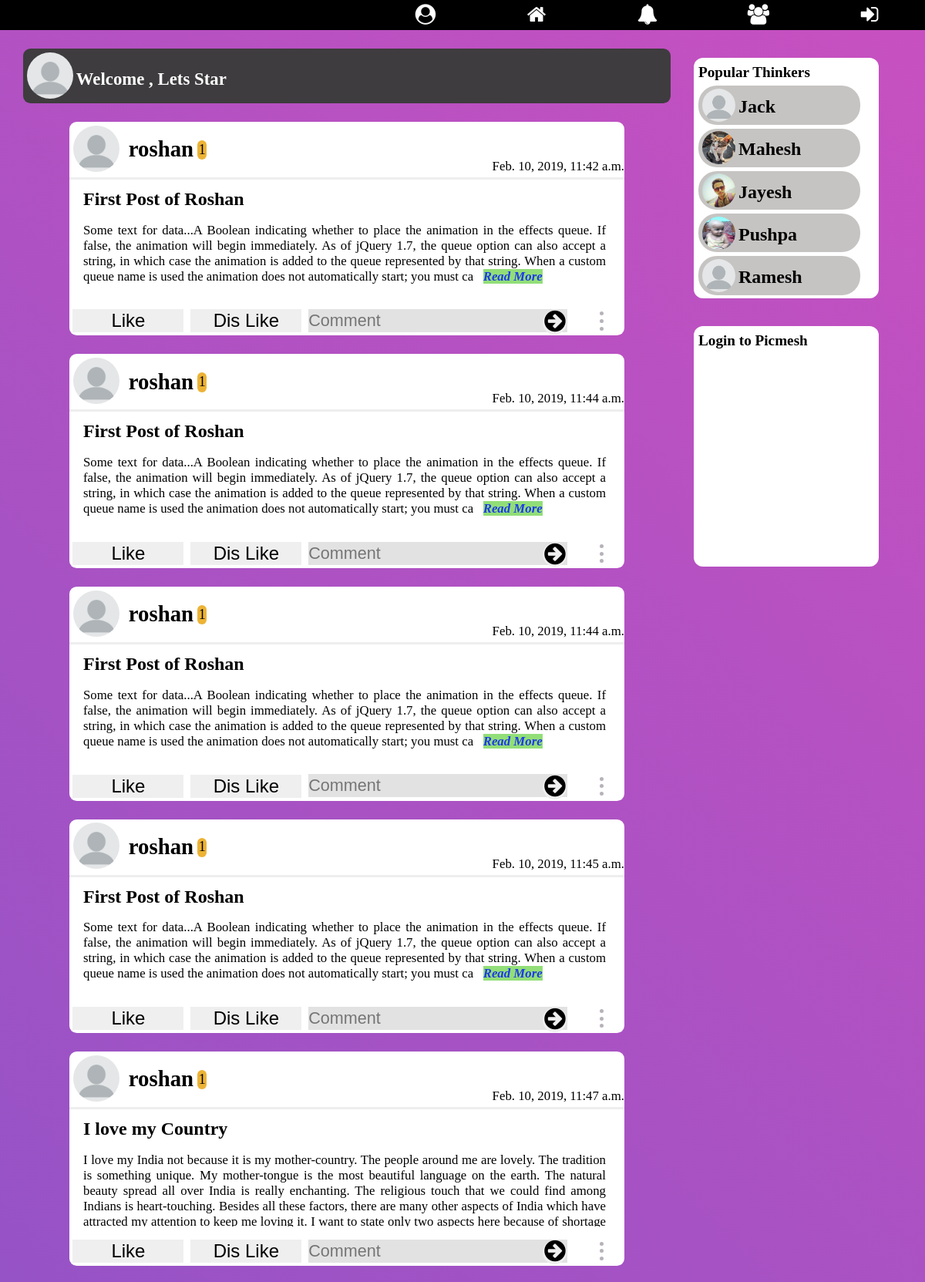
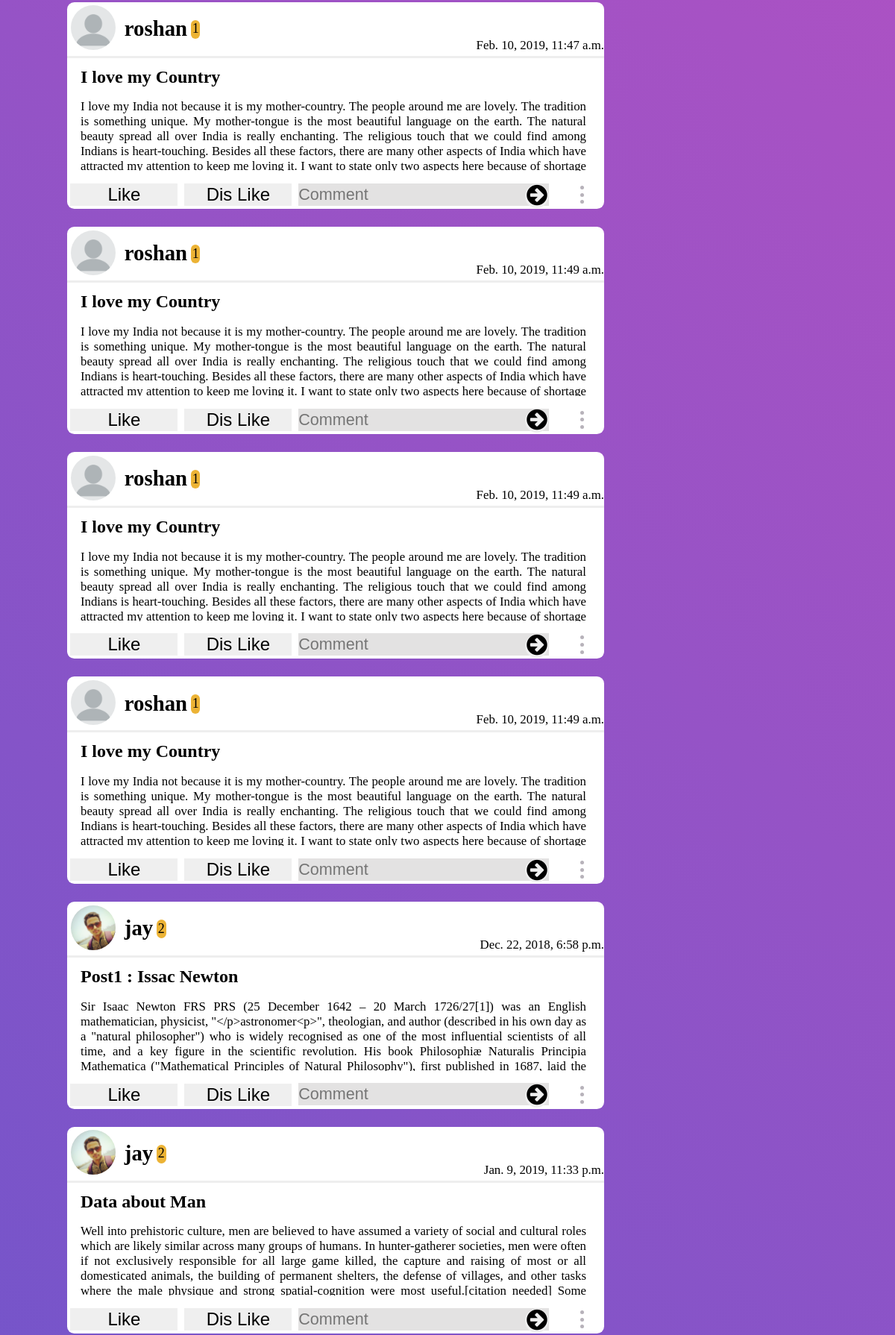
The page / (upper part) on the database its author committed (2 pictures, top to bottom).
### home/models.py (models this page shows, shortened)
class Posts(models.Model):
    choices = (
        ("1", ("Question")),
        ("2", ("Creative Idea")),
        ("3", ("Innovation")),
        ("4", ("Nightmare")),
        ("5", ("Thought"))
    )
    title = models.CharField(max_length=250, blank=False)
    content = models.TextField(max_length=15000,
                               help_text="Write Your thought here...")
    creation_time = models.DateTimeField(auto_now_add=True, editable=False)
    likes = models.ManyToManyField(User, blank=True, related_name='likes')
    dis_likes = models.ManyToManyField(User, blank=True,
                                       related_name='dis_likes')
    image = models.ImageField(blank=True,
                              help_text="Use Image for Impowring your Thought")
    last_modified = models.DateTimeField(auto_now=True, editable=False)
    user_profile = models.ForeignKey(Profile, on_delete=models.CASCADE)
    trending_ratio = models.FloatField(default=1)
    type = models.CharField(max_length=50, choices=choices)
    tags = models.CharField(max_length=250)
    views = models.ManyToManyField(User, blank=True)

### signup/models.py (models this page shows)
class Profile(models.Model):
    user = models.OneToOneField(User, on_delete=models.CASCADE)
    gender = models.CharField(max_length=10, blank=True)
    city = models.CharField(max_length=30, blank=True)
    date_of_birth = models.DateField(null=True, blank=True)
    level = models.IntegerField(default=1)
    bio = models.TextField(max_length=410, default='Edit Bio')
    profile_pic = models.ImageField(
        blank=True,
        help_text="Select Your Profile Image",
    )
    date_of_joining = models.DateTimeField(editable=False,
                                           default=timezone.now)
    follows = models.ManyToManyField('Profile')
    def __str__(self):
        return str(self.user)

### home/views.py (the view)
# urls.py: 2. Add a URL to urlpatterns:  path('', views.home, name='home')
def home(request):
    popular = Profile.objects.order_by('-level')
    if request.user.is_authenticated:
        logged_user = Profile.objects.get(user=request.user.id)
        followings = logged_user.follows.all()
        all_posts = Posts.objects.filter(user_profile__in=followings).order_by('-trending_ratio')
        print('Logged user : ', logged_user.id)
        context = {
            'all_posts': all_posts,
            'logged_user': logged_user,
            'followings': followings,
            'popular': popular,
        }
        return render(request, 'home.html', context)
    else:
        all_posts = Posts.objects.order_by('-trending_ratio')
        context = {
            'all_posts': all_posts,
            'popular': popular
        }
        return render(request, 'home.html', context)

### Notification/context_processor.py (called while the page is built)
def pass_value(request):
    if request.user.is_authenticated:
        user_prfile = Profile.objects.get(user=request.user)
        my_notif = Notifications.objects.filter(receiver=user_prfile)
        unseen_notif_count = my_notif.filter(view=False).count()
        context = {
            "my_notif": my_notif[:12],
            "unseen_notif_count": unseen_notif_count
        }
        return context
    else:
        context = {}
        return context

### home/templates/home.html (shortened to what this page needs)
{% extends 'base.html' %}
{% block content %}
    {% load static %}
    <link rel="stylesheet" href="{% static 'home/stylehome.css' %}">
      <div class="panel">
        <div class="posts-container">
          <div class="top-bar">
            {% if user.is_authenticated %}
              {% if logged_user.profile_pic %}
                <img src="{{ logged_user.profile_pic.url }}" class="profile-pic" alt="Image not found">
              {% else %}
                <img src="{% static 'toob/images/default-profile.png' %}" class="profile-pic" alt="Image not found">
              {% endif %}
            {% else %}
              <img src="{% static 'toob/images/default-profile.png' %}" class="profile-pic" alt="Image not found">
            {% endif %}
            <h3 id="TextEffect"></h3>
          </div>
          {% for post in all_posts %}
            <div class="posts" id="post-{{ post.id }}">
              <div class="post-header">
                <a href="profile/{{ post.user_profile.id }}">
                {% if post.user_profile.profile_pic %}
                  <img src="{{ post.user_profile.profile_pic.url }}" class="profile-pic" alt="Image not found">
                {% else %}
                  <img src="{% static 'toob/images/default-profile.png' %}" class="profile-pic" alt="Image not found">
                {% endif %}
              </a>
                <a href="profile/{{ post.user_profile.id }}"><h3 class="user-name">{{ post.user_profile }}</h3></a><span class="level">{{ post.user_profile.level }}</span>
                <span class="date">{{ post.creation_time }}</span>
              </div>
              <h2 class="thought-title">{{ post.title }}</h2>
              <p class="content" id="{{ post.id }}" onclick="showWholeContent({{ post.id }})">
                {{ post.content|slice:":1300" }} <a class="read_more" href="/details/{{ post.id }}"><b>Read More</b></a>
              </p>
              <div class="post-footer">
                {% include 'like_section.html' %}
                {% include 'dis_like_section.html' %}
                <form action="{% url 'comment_submit' post.id  %}" class="comment-form">
                  <input type="text" id="comment{{ post.id }}" name="comment" placeholder="Comment">
                  <button type="submit" class="btn comment-submit">
                    <i class="fa fa-arrow-circle-right fa-lg"></i>
                  </button>
                </form>
                <ul class="icons more-btn" id="more{{ post.id }}">
                  <li></li>
                  <li></li>
                  <li></li>
                </ul>
              </div>
            </div>
          {% endfor %}
        </div>
        <div class="following-container">
          <div class="following-box">
            <h3 class="box-header">Popular Thinkers</h3>
            {% for thinker in popular %}
            <a href="{% url 'profile' thinker.id %}">
              <div class="following">
                {% if thinker.profile_pic %}
                  <img src="{{ thinker.profile_pic.url }}" alt="" class="following-profile">
                {% else %}
                  <img src="{% static 'home/images/default-profile.png'%}" alt="" class="following-profile">
                {% endif %}
                <h3 class="user-name-profile">{{ thinker.user.first_name }}</h3>
              </div>
            </a>
            {% endfor %}
          </div>
          {% if user.is_authenticated %}
            <div class="mathch-box">
              <h3 class="box-header">Your Followings</h3>
              {% for thinker in followings %}
              <a href="{% url 'profile' thinker.id %}">
                <div class="following">
                  {% if thinker.profile_pic %}
                    <img src="{{ thinker.profile_pic.url }}" alt="" class="following-profile">
                  {% else %}
                    <img src="{% static 'home/images/default-profile.png'%}" alt="" class="following-profile">
                  {% endif %}
                  <h3 class="user-name-profile">{{thinker.user.first_name}}</h3>
                </div>
              </a>
              {% empty %}
                <h3>You dont't have any Followings</h3>
              {% endfor %}
            </div>
          {% else %}
            <div class="mathch-box">
              <h3 class="box-header">Login to Picmesh</h3>
            </div>
          {% endif %}
        </div>
      </div>
{% endblock %}

### templates/like_section.html (shortened to what this page needs)
<form id="like-form{{ post.id }}">
  {% if user.is_authenticated %}
  <button type="submit" id="{{ post.id }}btn" name="like" value="{{ post.id }}" class="btn upvote">Like</button>
  <script type="text/javascript">
    function likingPost(id){
      var liked = document.getElementById(id);
      liked.style.background = "rgb(34, 233, 42)";
    }
    function dis_likingPost(id){
      var dis_liked = document.getElementById(id);
      dis_liked.style.background = "rgb(255, 0, 0)"
    }
    {% for like in post.likes.all %}
      {% if like != user %}
      {% else %}
        likingPost("{{ post.id }}btn");
      {% endif %}
    {% endfor %}
// Adding AJAX for Like button
    $(document).ready(function(event){
      $(document).on('click', '#{{ post.id }}btn', function(event){
        event.preventDefault();
        event.stopImmediatePropagation();
        pk = $(this).attr('value');
        $.ajax({
          type: 'POST',
          url: '{% url "like_post" %}',
          data: {
            'id': pk,
            'csrfmiddlewaretoken': '{{ csrf_token }}'
          },
          success:function(response){
            $('#like-form{{ post.id }}').html(response['like_form']);
            $('#dis_like-form{{ post.id }}').html(response['dis_like_form']);
            console.log('Request sent to Like_post')
            // $('#{{ post.id }}btn').style.color = 'green';
          },
          error: function(er, e){
            console.log(er.responseText);
          }
        });
      });
    });
  </script>
  {% else %}
    <button type="button" id="{{ post.id }}btn" onclick="location.href='{% url 'login' %}';" name="like" class="btn upvote">Like</button>
  {% endif %}
</form>

### templates/dis_like_section.html (shortened to what this page needs)
<form id="dis_like-form{{ post.id }}">
  {% if user.is_authenticated %}
  <button type="submit" id="{{ post.id }}btn2" name="like" value="{{ post.id }}" class="btn upvote">Dis Like</button>
  <script type="text/javascript">
    {% for dis_like in post.dis_likes.all %}
      {% if dis_like != user %}
      {% else %}
        dis_likingPost("{{ post.id }}btn2");
      {% endif %}
    {% endfor %}
// Adding AJAX for Like button
    $(document).ready(function(event){
      $(document).on('click', '#{{ post.id }}btn2', function(event){
        event.preventDefault();
        event.stopImmediatePropagation();
        pk = $(this).attr('value');
        $.ajax({
          type: 'POST',
          url: '{% url "dis_like_post" %}',
          data: {
            'id': pk,
            'csrfmiddlewaretoken': '{{ csrf_token }}'
          },
          success:function(response){
            $('#dis_like-form{{ post.id }}').html(response['dis_like_form']);
            $('#like-form{{ post.id }}').html(response['like_form']);
            console.log('Request sent to Dis_Like_post')
            // $('#{{ post.id }}btn').style.color = 'green';
          }, error: function(er, e){
            console.log(er.responseText);
          }
        });
      });
    });
  </script>
  {% else %}
    <button type="button" id="{{ post.id }}btn2" onclick="location.href='{% url 'login' %}';" name="like" class="btn upvote">Dis Like</button>
  {% endif %}
</form>

### static/basestyle.css (style rules this page uses)
body { margin: 0px; padding: 0px; background: linear-gradient(-135deg, #c850c0, #4158d0); }
a { text-decoration: none; color: inherit; width: inherit; height: inherit; }

### home/static/home/stylehome.css (style rules this page uses)
.panel { display: flex; justify-content: center; height: auto; }
.top-bar { margin: 2vw auto 2vw auto; height: auto; background-color: rgb(62, 60, 62); width: 70vw; color: #fff; border-radius: 0.8vw; }
.top-bar > h3 { margin: 0; position: relative; bottom: 1.5vw; display: inline-block; font-size: 1.9vw; }
.posts-container { flex: 3; }
.posts { margin-left: auto; margin-right: auto; margin-top: 2vw; margin-bottom: 2vw; width: 60vw; height: auto; background-color: #fff; border-radius: 0.8vw; }
.post-header { display: flex; justify-content: flex-start; border-bottom: inset; }
.profile-pic { margin: 0.4vw 0 0 0.4vw; border-radius: 50%; height: 5vw; width: 5vw; }
.user-name { margin: 1.6vw 0 0 1vw; padding: 0; font-size: 2.4vw; }
.level { background-color: rgb(236, 179, 53); border-radius: 2vw; padding: 0.15vw; margin-left: 0.4vw; height: 1.8vw; font-size: 1.5vw; text-align: center; position: relative; top : 2vw; }
.date { margin-top: 4vw; margin-left: auto; height: 2vw; font-size: 1.4vw; }
.thought-title { margin: 1vw 0 0 1.5vw; font-size: 2vw; }
.content { margin-left: 1.5vw; text-align: justify; padding-right: 2vw; font-size: 1.4vw; height: 8vw; overflow-y: hidden; }
.read_more { color: rgb(29, 56, 233); background-color: rgb(146, 222, 120); margin: 0.7vw 0.7vw 1.2vw 0.7vw; font-style: italic; }
.post-footer { width: inherit; height: 2.6vw; background-color: #fff; height: auto; display: flex; justify-content: space-around; border-radius: 2vw; padding-bottom: 0.2vw; }
.btn { border-style: none; height: inherit; width: 12vw; font-size: 2vw; }
.comment-form { display: inline; height: inherit; }
input[name="comment"] { border: none; background-color: rgb(227, 226, 226); height: 2.5vw; width: 28vw; padding: 0; font-size: 1.8vw; position: relative; bottom: 0.15vw; }
.fa-arrow-circle-right { position: relative; bottom: 0.15vw; }
.comment-submit { padding: 0px; border-radius: 50%; width: 2.6vw; height: 2.6vw; position: relative; right: 3vw; top: 0.1vw; }
.more-btn { margin: 0; padding: 0; height: 2.5vw; width: 2.1vw; line-height: 0.8vw; color: rgb(183, 178, 186); position: relative; right: 1.5vw; font-size: 1.3vw; }
.more-btn > li { position: relative; left: 2.65vw; }
.following-container { flex: 1; }
.following-box { margin: 3vw 3vw 0 0; border-radius: 1vw; background-color: rgb(255, 255, 255); padding: 0.5vw; width: 19vw; height: 25vw; overflow-y:auto; border: none; }
.box-header { margin-top: 0.2vw; margin-bottom: 0.5vw; font-size: 1.6vw; }
.following { margin: 0.4vw 0 0.4vw 0; width: 17.5vw; height: 4.2vw; background-color: rgb(198, 196, 194); border-radius: 2vw; }
.following-profile { margin: 0.3vw 0 0 0.4vw; border-radius: 50%; width: 3.6vw; height: 3.6vw; }
.user-name-profile { display: inline-block; position: relative; bottom: 1vw; font-size: 2vw; }
.mathch-box { margin: 3vw 3vw 0 0; border-radius: 1vw; background-color: rgb(255, 255, 255); padding: 0.5vw; width: 19vw; height: 25vw; overflow-y:auto; border: none; }

### rows shown on the page
Posts: user_profile "roshan", user_profile.level "1", creation_time "Feb. 10, 2019, 11:42 a.m.", title "First Post of Roshan", content "Some text for data...A Boolean indicating whether to place the animation in the effects queue. If false, the animation will begin immediately. As of jQuery 1.7, the queue option can also accept a string, in which case the animation is added to the queue represented by that string. When a custom queue name is used the animation does not automatically start; you must ca"
Posts: user_profile "roshan", user_profile.level "1", creation_time "Feb. 10, 2019, 11:44 a.m.", title "First Post of Roshan", content "Some text for data...A Boolean indicating whether to place the animation in the effects queue. If false, the animation will begin immediately. As of jQuery 1.7, the queue option can also accept a string, in which case the animation is added to the queue represented by that string. When a custom queue name is used the animation does not automatically start; you must ca"
Posts: user_profile "roshan", user_profile.level "1", creation_time "Feb. 10, 2019, 11:44 a.m.", title "First Post of Roshan", content "Some text for data...A Boolean indicating whether to place the animation in the effects queue. If false, the animation will begin immediately. As of jQuery 1.7, the queue option can also accept a string, in which case the animation is added to the queue represented by that string. When a custom queue name is used the animation does not automatically start; you must ca"
Posts: user_profile "roshan", user_profile.level "1", creation_time "Feb. 10, 2019, 11:45 a.m.", title "First Post of Roshan", content "Some text for data...A Boolean indicating whether to place the animation in the effects queue. If false, the animation will begin immediately. As of jQuery 1.7, the queue option can also accept a string, in which case the animation is added to the queue represented by that string. When a custom queue name is used the animation does not automatically start; you must ca"
Posts: user_profile "roshan", user_profile.level "1", creation_time "Feb. 10, 2019, 11:47 a.m.", title "I love my Country", content "I love my India not because it is my mother-country. The people around me are lovely. The tradition is something unique. My mother-tongue is the most beautiful language on the earth. The natural beauty spread all over India is really enchanting. The religious touch that we could find among Indians is heart-touching. Besides all these factors, there are many other aspects of India which have attracted my attention to keep me loving it. I want to state only two aspects here because of shortage…"
Posts: user_profile "roshan", user_profile.level "1", creation_time "Feb. 10, 2019, 11:47 a.m.", title "I love my Country", content "I love my India not because it is my mother-country. The people around me are lovely. The tradition is something unique. My mother-tongue is the most beautiful language on the earth. The natural beauty spread all over India is really enchanting. The religious touch that we could find among Indians is heart-touching. Besides all these factors, there are many other aspects of India which have attracted my attention to keep me loving it. I want to state only two aspects here because of shortage…"
Posts: user_profile "roshan", user_profile.level "1", creation_time "Feb. 10, 2019, 11:49 a.m.", title "I love my Country", content "I love my India not because it is my mother-country. The people around me are lovely. The tradition is something unique. My mother-tongue is the most beautiful language on the earth. The natural beauty spread all over India is really enchanting. The religious touch that we could find among Indians is heart-touching. Besides all these factors, there are many other aspects of India which have attracted my attention to keep me loving it. I want to state only two aspects here because of shortage…"
Posts: user_profile "roshan", user_profile.level "1", creation_time "Feb. 10, 2019, 11:49 a.m.", title "I love my Country", content "I love my India not because it is my mother-country. The people around me are lovely. The tradition is something unique. My mother-tongue is the most beautiful language on the earth. The natural beauty spread all over India is really enchanting. The religious touch that we could find among Indians is heart-touching. Besides all these factors, there are many other aspects of India which have attracted my attention to keep me loving it. I want to state only two aspects here because of shortage…"
Posts: user_profile "roshan", user_profile.level "1", creation_time "Feb. 10, 2019, 11:49 a.m.", title "I love my Country", content "I love my India not because it is my mother-country. The people around me are lovely. The tradition is something unique. My mother-tongue is the most beautiful language on the earth. The natural beauty spread all over India is really enchanting. The religious touch that we could find among Indians is heart-touching. Besides all these factors, there are many other aspects of India which have attracted my attention to keep me loving it. I want to state only two aspects here because of shortage…"
Posts: user_profile.profile_pic (picture), user_profile "jay", user_profile.level "2", creation_time "Dec. 22, 2018, 6:58 p.m.", title "Post1 : Issac Newton", content "Sir Isaac Newton FRS PRS (25 December 1642 – 20 March 1726/27[1]) was an English mathematician, physicist, \"</p>astronomer<p>\", theologian, and author (described in his own day as a \"natural philosopher\") who is widely recognised as one of the most influential scientists of all time, and a key figure in the scientific revolution. His book Philosophiæ Naturalis Principia Mathematica (\"Mathematical Principles of Natural Philosophy\"), first published in 1687, laid the…"
Posts: user_profile.profile_pic (picture), user_profile "jay", user_profile.level "2", creation_time "Jan. 9, 2019, 11:33 p.m.", title "Data about Man", content "Well into prehistoric culture, men are believed to have assumed a variety of social and cultural roles which are likely similar across many groups of humans. In hunter-gatherer societies, men were often if not exclusively responsible for all large game killed, the capture and raising of most or all domesticated animals, the building of permanent shelters, the defense of villages, and other tasks where the male physique and strong spatial-cognition were most useful.[citation needed] Some…"
Profile: user.first_name "Jack"
Profile: profile_pic (picture), user.first_name "Mahesh"
Profile: profile_pic (picture), user.first_name "Jayesh"
Profile: profile_pic (picture), user.first_name "Pushpa"
Profile: user.first_name "Ramesh"
